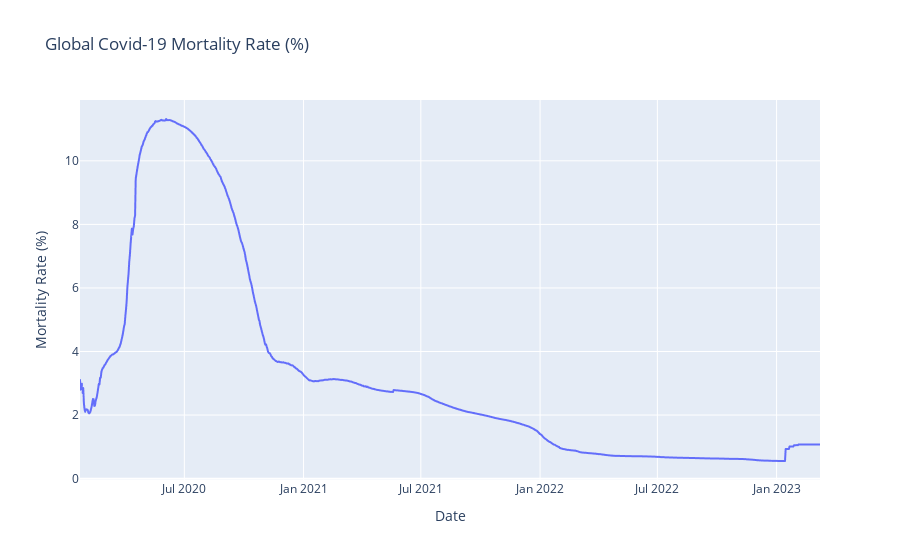

The notebook cell this image was saved under:
### Code cell
mortality = (global_ts["Deaths"] / global_ts["Confirmed"]) * 100

fig3 = px.line(x=global_ts.index, y=mortality,
               title = "Global Covid-19 Mortality Rate (%)",
               labels = {"x":"Date", "y":"Mortality Rate (%)"})

fig3.show()

### Figure 1 — Plotly figure (JSON) as saved in the notebook; plotly's stock layout.template omitted (floating-point values rounded to 4 significant figures; data arrays with more than 128 entries replaced by an {"elided": "..."} marker saying what was removed)
{"data": [{"hovertemplate": "Date=%{x}<br>Mortality Rate (%)=%{y}<extra></extra>", "legendgroup": "", "line": {"color": "#636efa", "dash": "solid"}, "marker": {"symbol": "circle"}, "mode": "lines", "name": "", "showlegend": false, "type": "scattergl", "x": {"elided": "1143 str values"}, "xaxis": "x", "y": {"elided": "1143 float values"}, "yaxis": "y"}], "layout": {"legend": {"tracegroupgap": 0}, "title": {"text": "Global Covid-19 Mortality Rate (%)"}, "xaxis": {"anchor": "y", "domain": [0, 1], "title": {"text": "Date"}}, "yaxis": {"anchor": "x", "domain": [0, 1], "title": {"text": "Mortality Rate (%)"}}}}
